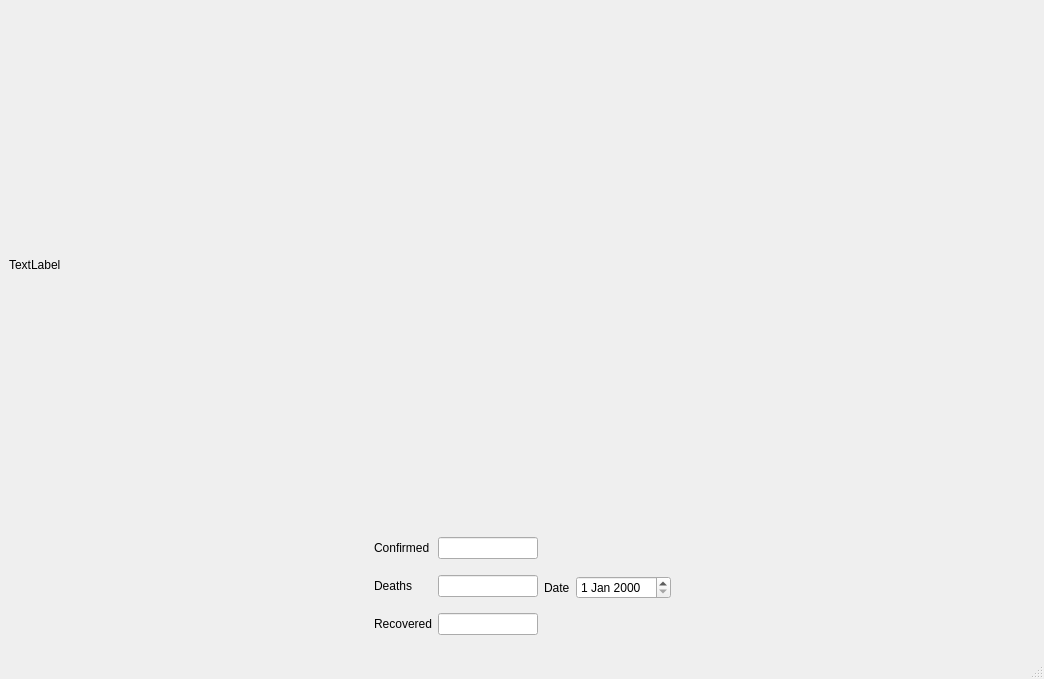
<?xml version="1.0" encoding="UTF-8"?>
<ui version="4.0">
 <class>MainWindow</class>
 <widget class="QMainWindow" name="MainWindow">
  <property name="geometry">
   <rect>
    <x>0</x>
    <y>0</y>
    <width>1044</width>
    <height>679</height>
   </rect>
  </property>
  <property name="minimumSize">
   <size>
    <width>1044</width>
    <height>679</height>
   </size>
  </property>
  <property name="maximumSize">
   <size>
    <width>1044</width>
    <height>679</height>
   </size>
  </property>
  <property name="windowTitle">
   <string>MainWindow</string>
  </property>
  <widget class="QWidget" name="centralwidget">
   <layout class="QVBoxLayout" name="verticalLayout_4">
    <item>
     <layout class="QVBoxLayout" name="verticalLayout_3">
      <item>
       <widget class="QLabel" name="maplabel">
        <property name="minimumSize">
         <size>
          <width>1024</width>
          <height>512</height>
         </size>
        </property>
        <property name="maximumSize">
         <size>
          <width>1024</width>
          <height>512</height>
         </size>
        </property>
        <property name="text">
         <string>TextLabel</string>
        </property>
       </widget>
      </item>
      <item>
       <layout class="QHBoxLayout" name="horizontalLayout_5" stretch="4,1,1,4">
        <item>
         <spacer name="horizontalSpacer">
          <property name="orientation">
           <enum>Qt::Horizontal</enum>
          </property>
          <property name="sizeHint" stdset="0">
           <size>
            <width>40</width>
            <height>20</height>
           </size>
          </property>
         </spacer>
        </item>
        <item>
         <layout class="QVBoxLayout" name="verticalLayout">
          <item>
           <layout class="QHBoxLayout" name="horizontalLayout">
            <item>
             <widget class="QLabel" name="label_2">
              <property name="text">
               <string>Confirmed</string>
              </property>
             </widget>
            </item>
            <item>
             <widget class="QLineEdit" name="confirmLineEdit">
              <property name="minimumSize">
               <size>
                <width>100</width>
                <height>0</height>
               </size>
              </property>
              <property name="maximumSize">
               <size>
                <width>100</width>
                <height>16777215</height>
               </size>
              </property>
             </widget>
            </item>
           </layout>
          </item>
          <item>
           <layout class="QHBoxLayout" name="horizontalLayout_2">
            <item>
             <widget class="QLabel" name="label_3">
              <property name="text">
               <string>Deaths</string>
              </property>
             </widget>
            </item>
            <item>
             <widget class="QLineEdit" name="deathLineEdit">
              <property name="minimumSize">
               <size>
                <width>100</width>
                <height>0</height>
               </size>
              </property>
              <property name="maximumSize">
               <size>
                <width>100</width>
                <height>16777215</height>
               </size>
              </property>
             </widget>
            </item>
           </layout>
          </item>
          <item>
           <layout class="QHBoxLayout" name="horizontalLayout_3">
            <item>
             <widget class="QLabel" name="label_4">
              <property name="text">
               <string>Recovered</string>
              </property>
             </widget>
            </item>
            <item>
             <widget class="QLineEdit" name="recoverLineEdit">
              <property name="minimumSize">
               <size>
                <width>100</width>
                <height>0</height>
               </size>
              </property>
              <property name="maximumSize">
               <size>
                <width>100</width>
                <height>16777215</height>
               </size>
              </property>
             </widget>
            </item>
           </layout>
          </item>
         </layout>
        </item>
        <item>
         <layout class="QVBoxLayout" name="verticalLayout_2">
          <item>
           <spacer name="verticalSpacer">
            <property name="orientation">
             <enum>Qt::Vertical</enum>
            </property>
            <property name="sizeHint" stdset="0">
             <size>
              <width>20</width>
              <height>40</height>
             </size>
            </property>
           </spacer>
          </item>
          <item>
           <layout class="QHBoxLayout" name="horizontalLayout_4">
            <item>
             <widget class="QLabel" name="label">
              <property name="text">
               <string>Date</string>
              </property>
             </widget>
            </item>
            <item>
             <widget class="QDateEdit" name="dateEdit"/>
            </item>
           </layout>
          </item>
          <item>
           <spacer name="verticalSpacer_2">
            <property name="orientation">
             <enum>Qt::Vertical</enum>
            </property>
            <property name="sizeHint" stdset="0">
             <size>
              <width>20</width>
              <height>40</height>
             </size>
            </property>
           </spacer>
          </item>
         </layout>
        </item>
        <item>
         <spacer name="horizontalSpacer_2">
          <property name="orientation">
           <enum>Qt::Horizontal</enum>
          </property>
          <property name="sizeHint" stdset="0">
           <size>
            <width>218</width>
            <height>20</height>
           </size>
          </property>
         </spacer>
        </item>
       </layout>
      </item>
     </layout>
    </item>
   </layout>
  </widget>
  <widget class="QMenuBar" name="menubar">
   <property name="geometry">
    <rect>
     <x>0</x>
     <y>0</y>
     <width>1044</width>
     <height>22</height>
    </rect>
   </property>
  </widget>
  <widget class="QStatusBar" name="statusbar"/>
 </widget>
 <resources/>
 <connections/>
</ui>
